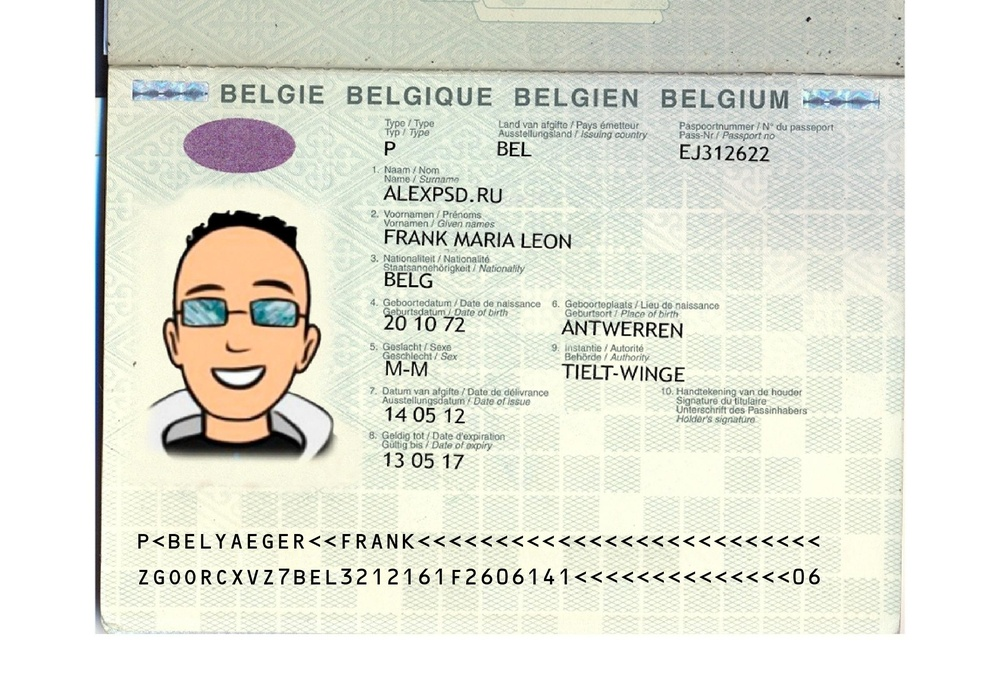
#> input picture Passports/BEL/01.jpg, 1000 x 687 px, shrunk from 2400 x 1648 before the run; its folder holds only this picture in this run
$ python create_combined_skewed_dataset.py
#> lines starting #> are read from the running program, lines starting #| are printed output that depends on the picture
import os
import cv2
import numpy as np
from pathlib import Path
import argparse
from tqdm import tqdm

def apply_combined_skew(image, h_skew_factor=0.2, v_skew_factor=0.2):
    """Apply both horizontal and vertical skewing to an image"""
    height, width = image.shape[:2]

    # Create transformation matrix for combined skewing
    # Start with source points (corners of original image)
    src_points = np.float32([[0, 0], [width, 0], [0, height], [width, height]])

    # Apply both horizontal and vertical skew transformations
    # Horizontal skew affects x-coordinates based on y-position
    # Vertical skew affects y-coordinates based on x-position
    dst_points = np.float32([
        [v_skew_factor * 0, 0],  # top-left: only vertical skew affects this (minimal at y=0)
        [width + v_skew_factor * 0, h_skew_factor * width],  # top-right: vertical skew + horizontal skew
        [v_skew_factor * height, height],  # bottom-left: vertical skew affects x, y stays same
        [width + v_skew_factor * height, height + h_skew_factor * width]  # bottom-right: both skews
    ])

    # Calculate transformation matrix
    matrix = cv2.getPerspectiveTransform(src_points, dst_points)

    # Calculate output image size to fit the skewed image
    output_width = int(width + abs(v_skew_factor * height) + abs(h_skew_factor * width))
    output_height = int(height + abs(h_skew_factor * width))

    # Apply transformation
    skewed_image = cv2.warpPerspective(image, matrix, (output_width, output_height))

    return skewed_image

def apply_horizontal_skew(image, skew_factor=0.2):
    """Apply horizontal skewing to an image"""
    height, width = image.shape[:2]

    # Create transformation matrix for horizontal skewing
    src_points = np.float32([[0, 0], [width, 0], [0, height], [width, height]])
    dst_points = np.float32([[0, 0], [width, 0], [skew_factor * height, height], [width + skew_factor * height, height]])

    # Calculate transformation matrix
    matrix = cv2.getPerspectiveTransform(src_points, dst_points)

    # Apply transformation
    skewed_image = cv2.warpPerspective(image, matrix, (int(width + abs(skew_factor * height)), height))

    return skewed_image

def apply_vertical_skew(image, skew_factor=0.2):
    """Apply vertical skewing to an image"""
    height, width = image.shape[:2]

    # Create transformation matrix for vertical skewing
    src_points = np.float32([[0, 0], [width, 0], [0, height], [width, height]])
    dst_points = np.float32([[0, 0], [width + skew_factor * width, 0], [0, height], [width, height]])

    # Calculate transformation matrix
    matrix = cv2.getPerspectiveTransform(src_points, dst_points)

    # Apply transformation
    skewed_image = cv2.warpPerspective(image, matrix, (int(width + abs(skew_factor * width)), height))

    return skewed_image

def create_skewed_dataset(source_dir, countries, h_skew_angle, v_skew_angle, mode='combined'):
    """
    Create skewed versions of images for specified countries

    Args:
        source_dir: Path to the source dataset directory
        countries: List of country codes to process
        h_skew_angle: Horizontal skew angle
        v_skew_angle: Vertical skew angle
        mode: 'combined', 'horizontal', 'vertical', or 'all'
    """
#> called with source_dir = '.', h_skew_angle = 0.2, v_skew_angle = 0.2, mode = 'combined'

    source_path = Path(source_dir)

    # Create main "skewed passport" directory
    main_output_dir = source_path / "skewed passport"
    main_output_dir.mkdir(parents=True, exist_ok=True)

    # Get all available country directories
    available_countries = [d.name for d in source_path.iterdir() if d.is_dir() and d.name not in ['results', 'skewed passport']]

    # Filter countries based on user input
    if countries and countries != ['all']:
        # Validate that specified countries exist
        invalid_countries = [c for c in countries if c not in available_countries]
        if invalid_countries:
            print(f"Warning: These countries were not found: {invalid_countries}")

        countries_to_process = [c for c in countries if c in available_countries]
    else:
        countries_to_process = available_countries

    print(f"Available countries: {sorted(available_countries)}")
    print(f"Processing countries: {sorted(countries_to_process)}")
    print(f"Mode: {mode}")
    print(f"Horizontal skew angle: {h_skew_angle}")
    print(f"Vertical skew angle: {v_skew_angle}")
    print(f"Output directory: {main_output_dir}")

    total_images = 0
    for country in countries_to_process:
        country_dir = source_path / country
        jpg_files = list(country_dir.glob("*.jpg"))
        total_images += len(jpg_files)
#> pass 2 of the loop in create_skewed_dataset, `for country in countries_to_process:`:

    print(f"Total images to process: {total_images}")

    processed_images = 0

    # Process each country
    for country in countries_to_process:
        country_dir = source_path / country
        print(f"\nProcessing country: {country}")

        # Create country directory inside "skewed passport"
        country_output_dir = main_output_dir / country
        country_output_dir.mkdir(parents=True, exist_ok=True)

        # Get all JPG files in the country directory
        jpg_files = list(country_dir.glob("*.jpg"))

        # Process each image
        for jpg_file in tqdm(jpg_files, desc=f"Processing {country}"):
            try:
                # Read the original image
                image = cv2.imread(str(jpg_file))
#> image is the input picture: shape (687, 1000, 3); mean B, G, R 215.7, 227.1, 225.6
                if image is None:
                    print(f"Warning: Could not read image {jpg_file}")
                    continue

                base_name = jpg_file.stem  # filename without extension

                if mode == 'combined':
                    # Apply combined horizontal and vertical skewing
                    combined_skewed = apply_combined_skew(image, h_skew_angle, v_skew_angle)
#> in apply_combined_skew, `skewed_image = cv2.warpPerspective(image, matrix, (output_width, outpu..`:
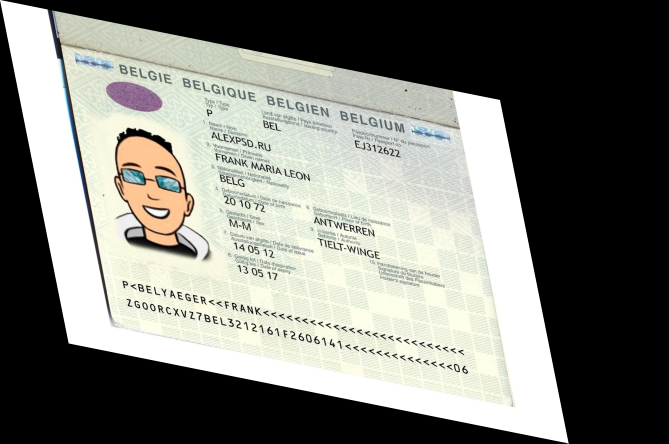
#> skewed_image: shape (887, 1337, 3) (shown at 1/2 size); mean B, G, R 119.9, 126.3, 125.5
                    output_filename = country_output_dir / f"{base_name}_combined_h{h_skew_angle}_v{v_skew_angle}.jpg"
                    cv2.imwrite(str(output_filename), combined_skewed)

                elif mode == 'horizontal':
                    # Apply only horizontal skewing
                    h_skewed = apply_horizontal_skew(image, h_skew_angle)
                    output_filename = country_output_dir / f"{base_name}_h_skew_{h_skew_angle}.jpg"
                    cv2.imwrite(str(output_filename), h_skewed)

                elif mode == 'vertical':
                    # Apply only vertical skewing
                    v_skewed = apply_vertical_skew(image, v_skew_angle)
                    output_filename = country_output_dir / f"{base_name}_v_skew_{v_skew_angle}.jpg"
                    cv2.imwrite(str(output_filename), v_skewed)

                elif mode == 'all':
                    # Apply all three types of skewing
                    # Combined
                    combined_skewed = apply_combined_skew(image, h_skew_angle, v_skew_angle)
                    combined_filename = country_output_dir / f"{base_name}_combined_h{h_skew_angle}_v{v_skew_angle}.jpg"
                    cv2.imwrite(str(combined_filename), combined_skewed)

                    # Horizontal only
                    h_skewed = apply_horizontal_skew(image, h_skew_angle)
                    h_filename = country_output_dir / f"{base_name}_h_skew_{h_skew_angle}.jpg"
                    cv2.imwrite(str(h_filename), h_skewed)

                    # Vertical only
                    v_skewed = apply_vertical_skew(image, v_skew_angle)
                    v_filename = country_output_dir / f"{base_name}_v_skew_{v_skew_angle}.jpg"
                    cv2.imwrite(str(v_filename), v_skewed)

                processed_images += 1

            except Exception as e:
                print(f"Error processing {jpg_file}: {str(e)}")
                continue
#> pass 2 of the loop in create_skewed_dataset, `for country in countries_to_process:`:
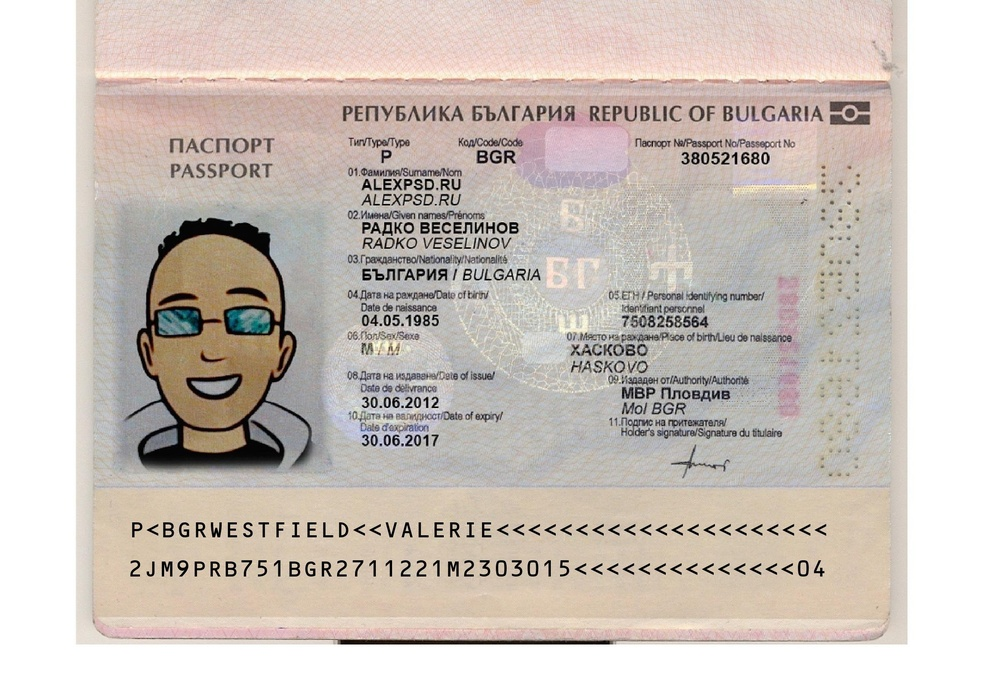
#> input picture Passports/BGR/00.jpg, 1000 x 687 px, shrunk from 2400 x 1648 before the run
#> in create_skewed_dataset, image is the input picture: shape (687, 1000, 3); mean B, G, R 188, 195, 204.4
#> in apply_combined_skew (call 2), `skewed_image = cv2.warpPerspective(image, matrix, (output_width, outpu..`:
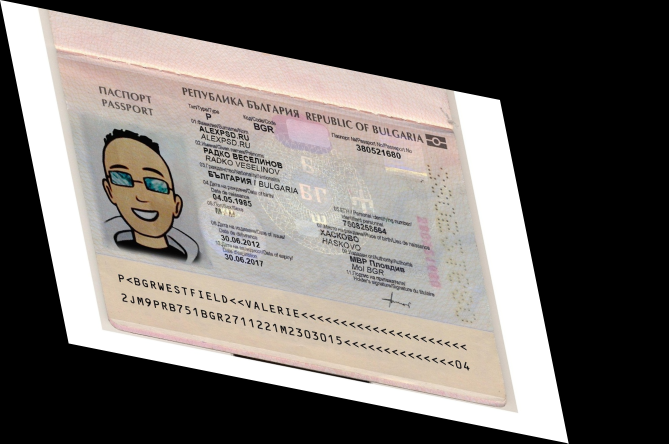
#> skewed_image: shape (887, 1337, 3) (shown at 1/2 size); mean B, G, R 104.5, 108.5, 113.7

    print(f"\nCompleted! Processed {processed_images} original images")
    print(f"Created skewed images in: {main_output_dir}")

def main():
    parser = argparse.ArgumentParser(description="Create skewed versions of passport dataset images with custom angles")
    parser.add_argument("--source", "-s", type=str, default=".",
                       help="Source directory containing the dataset (default: current directory)")
    parser.add_argument("--countries", "-c", type=str, nargs='+', default=['all'],
                       help="Country codes to process (e.g., USA GBR CAN) or 'all' for all countries")
    parser.add_argument("--h-skew", type=float, default=0.2,
                       help="Horizontal skew angle (default: 0.2)")
    parser.add_argument("--v-skew", type=float, default=0.2,
                       help="Vertical skew angle (default: 0.2)")
    parser.add_argument("--mode", "-m", type=str, choices=['combined', 'horizontal', 'vertical', 'all'],
                       default='combined',
                       help="Skewing mode: combined (both in single image), horizontal, vertical, or all")

    args = parser.parse_args()

    # Show help message with examples if no specific arguments provided
    if len(vars(args)) == len(parser.parse_args([]).__dict__):
        print("\nExample usage:")
        print("python3 create_combined_skewed_dataset.py --countries USA GBR --h-skew 0.3 --v-skew -0.2 --mode combined")
        print("python3 create_combined_skewed_dataset.py --countries CAN --h-skew 0.15 --mode horizontal")
        print("python3 create_combined_skewed_dataset.py --countries all --h-skew 0.25 --v-skew 0.25 --mode all")
        print()

    create_skewed_dataset(
        source_dir=args.source,
        countries=args.countries,
        h_skew_angle=args.h_skew,
        v_skew_angle=args.v_skew,
        mode=args.mode
    )

if __name__ == "__main__":
    main()
